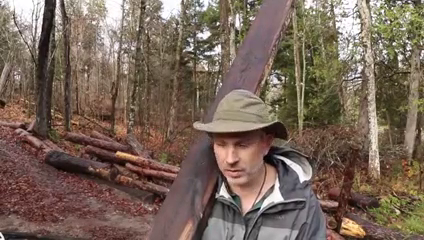
#> input picture frame 30 of Dataset/videojapan (copy)/videojapan.mp4, 424 x 240 px
$ python main.py   (older library calls are emulated)
#> lines starting #> are read from the running program, lines starting #| are printed output that depends on the picture; after the words box and inside, x2 and y2 are one past the last pixel; in counts of white or black regions, pixels touching at a corner belong together; long printed decimals are rounded
import cv2
import numpy as np
import matplotlib.pyplot as plt

### video implementation

R_t = 130 # Red component threshhold
S_t = 60 #saturation threshhold
L1_t = 200 #light grey lower threshhold
L2_t = 255 #light grey upper threshhold
D1_t = 178 #dark grey lower bound
D2_t = 200 #dark grey upper bound

def R_component(r): # Comparing the red component with the given threshold
    if(r > R_t):
        return 1
    else:
        return 0

def RGB_compare(b, g, r): # Comparing the red componenet values with green and blue
    if (r >= g > b):
        return 1
    else:
        return 0

def saturation(s, r):
    lim = ((255.0-r)*S_t/R_t)
    if(s >= lim):
        return 1
    else:
        return 0

def is_fire_pixel(b, r, g, s):  # Chromatic analysis
    if(R_component(r) and RGB_compare(b, g, r) and saturation(s, r)):
        return 1
    else:
        return 0

def is_grey(b, r, g):
    if(abs(b-r)<=30 and abs(r-g)<=30 and abs(g-b)<=30):
        return 1
    else:
        return 0

def grey_intensity(v):      # Checking for the intensity level for smoke detection
    if(L1_t <= v <= L2_t or D1_t <= v <= D2_t):
        return 1
    else:
        return 0

def is_smoke_pixel(b, r, g, v):     # Checking for smoke pixel
    if(is_grey(b, r, g) and grey_intensity(v)):
        return 1
    else:
        return 0


cap = cv2.VideoCapture('E:/General/Personal/Pro/DST 2017/Fire detection/dst/sdf/videos/videojapan.mp4')  # Reading the video file
_, frame = cap.read()
#> frame is the input picture: shape (240, 424, 3); mean B, G, R 88.2, 101.3, 119.8
one = np.zeros((frame.shape[0], frame.shape[1], frame.shape[2]))        # First frame
one_cnt = 0
two = np.ones((frame.shape[0], frame.shape[1], frame.shape[2]))         # Second frame
two_cnt = 0
x=-1 #x axis
while(1):
    #take each frame in RBG format
    _, frame = cap.read()
    if _==False:    # If Frame is not read properly , them breaks
        break
    x+=1
    #print(_)
    #convert BGR to HSV
    img_hsv = cv2.cvtColor(frame, cv2.COLOR_BGR2HSV)
#> img_hsv: shape (240, 424, 3); mean H, S, V 32.8, 77.5, 120.2

    img_fp = np.zeros((frame.shape[0], frame.shape[1]),dtype=np.uint8) #final fire pixel array
    img_sp = np.zeros((frame.shape[0], frame.shape[1]),dtype=np.uint8) #final smoke pixel array
    fire_pixel = np.zeros((frame.shape[0], frame.shape[1], frame.shape[2]))     # To keep track of Fire pixels
    smoke_pixel = np.zeros((frame.shape[0], frame.shape[1], frame.shape[2]))    # To keep track of Smoke pixels

    tre_cnt = 0

    for i in range(frame.shape[0]): #row iterate
        for j in range(frame.shape[1]): #col iterate
            bgr = frame[i][j].astype(np.float)
            hsv = img_hsv[i][j].astype(np.float)
            blue = bgr[0]
            green = bgr[1]
            red = bgr[2]
            satur = hsv[1]
            intens = hsv[2]
            #fire pixel detection
            if(is_fire_pixel(blue, red, green, satur)):
                img_fp[i][j] = 1    # Changing in Grayscale image
                fire_pixel[i][j] = bgr  # Storing the fire pixels
                tre_cnt += 1        # Count of Fire pixels


            #smoke pixel detection
            if(is_smoke_pixel(blue, red, green, intens)):
                img_sp[i][j] = 1
                smoke_pixel[i][j] = bgr
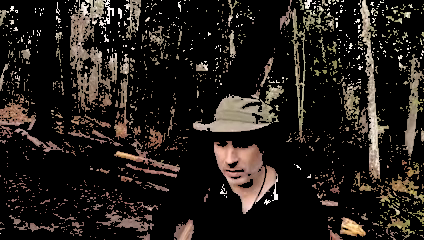
#> fire_pixel: shape (240, 424, 3) float64; mean B, G, R 26.5, 30.5, 35.6
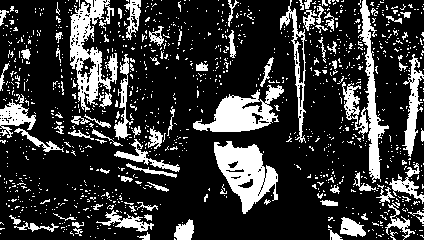
#> img_fp: shape (240, 424); values 0 (black) and 1 (white), 21.4% white; 1149 white regions (1063 under 20 px), largest, box (x1, y1, x2, y2) and area: (214, 141, 278, 214) 2388, (70, 0, 118, 112) 2315, (342, 0, 389, 183) 2054
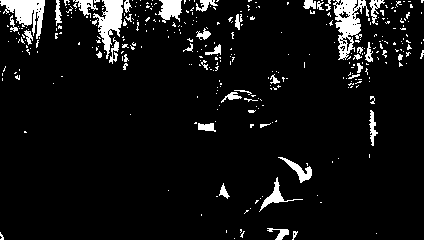
#> img_sp: shape (240, 424); values 0 (black) and 1 (white), 7% white; 348 white regions (304 under 20 px), largest, box (x1, y1, x2, y2) and area: (333, 0, 369, 60) 1002, (0, 0, 45, 39) 858, (93, 0, 123, 59) 813
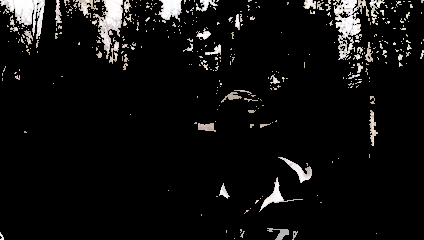
#> smoke_pixel: shape (240, 424, 3) float64; mean B, G, R 14.6, 14.9, 15.4

    tre = fire_pixel
    tre_cnt = tre_cnt
    plt.scatter(x,tre_cnt,alpha=0.5,color='blue')   # Scattering the fire pixel popints
    FD_t1 = np.absolute(np.subtract(tre, two))  # Calculate the Fire disorder between 2-3
    #print(tre)
    FD_t = np.absolute(np.subtract(two, one))   # Calculate the Fire disorder between 1-2
#> two: shape (240, 424, 3) float64; every value is 1
    FD = np.divide(np.absolute(FD_t1-FD_t), FD_t, out=np.zeros_like(np.abs(FD_t1-FD_t)), where=FD_t!=0)     # Checking with Fire disorder threshold value
    print(np.amax(FD))      # Printing maximum fire disorder value
#| 253.0
    per = float((FD>64.0).sum())/FD.size
    #num = max(one_cnt, two_cnt, tre_cnt)
    #mean_val = np.divide(FD.sum(), num)
    print("FD>64.0sum : ", (FD>64.0).sum())
#| FD>64.0sum :  65101
    print("FD size   : ", FD.size)
#| FD size   :  305280
    print("percentage: ", per)
#| percentage:  0.2133
    if(per >= 0.00001):         # Check with threshold value
        print("Real flame")
    else:
        print("Fake flame")

    one = two
    two = tre
    '''
    cv2.imshow('frame', frame)      # Display video file
    cv2.imshow('img_fp', img_fp)    # Display Fire pixels
    cv2.imshow('img_sp', img_sp)    # Display smoke pixels
    '''
    k = cv2.waitKey(5) & 0xFF
#> (key Esc is pressed here)
    if k == 27:
        break

plt.xlabel('Frame')     # Set xlabel for graph
plt.ylabel('No of fire pixels') # Set ylabel for graph
plt.show()  # Print graph
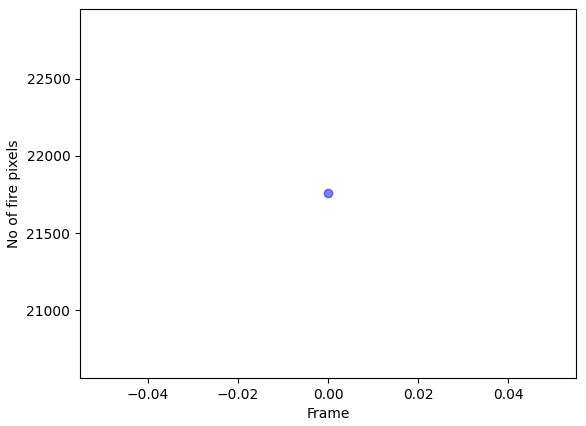
#> figure drawn by matplotlib, 1 panel
cap.release()
cv2.destroyAllWindows()

$ run again, starting later in the video
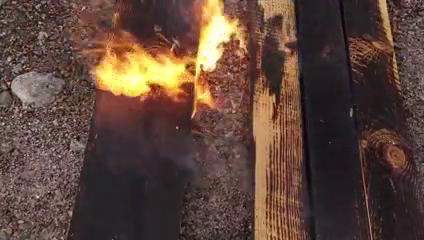
#> input picture frame 136 of Dataset/videojapan (copy)/videojapan.mp4, 424 x 240 px
#> frame is the input picture: shape (240, 424, 3); mean B, G, R 58.9, 68.7, 92.8
#> img_hsv: shape (240, 424, 3); mean H, S, V 66, 84.4, 91.8
#> after the loop `for i in range(frame.shape[0]):`:
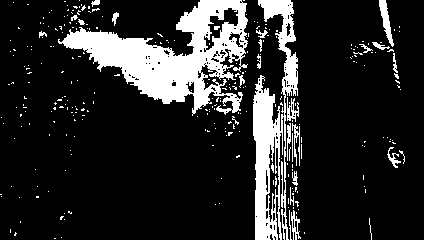
#> img_fp: shape (240, 424); values 0 (black) and 1 (white), 15.9% white; 289 white regions (261 under 20 px), largest, box (x1, y1, x2, y2) and area: (58, 0, 248, 116) 8917, (253, 0, 298, 240) 4877, (379, 0, 394, 47) 286
#> two: shape (240, 424, 3) float64; every value is 1
#| 253.0
#| FD>64.0sum :  44842
#| FD size   :  305280
#| percentage:  0.1469
#> `plt.show()`:
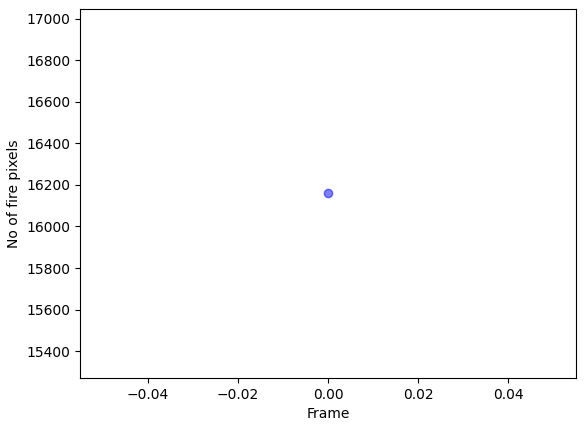
#> figure drawn by matplotlib, 1 panel

$ run again, starting later in the video
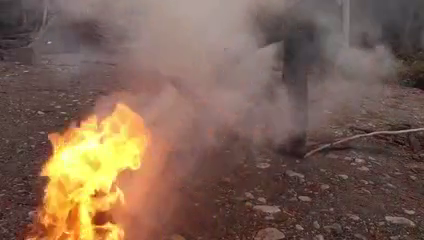
#> input picture frame 242 of Dataset/videojapan (copy)/videojapan.mp4, 424 x 240 px
#> frame is the input picture: shape (240, 424, 3); mean B, G, R 82.8, 97.9, 124.4
#> img_hsv: shape (240, 424, 3); mean H, S, V 34.7, 78.6, 125.3
#> after the loop `for i in range(frame.shape[0]):`:
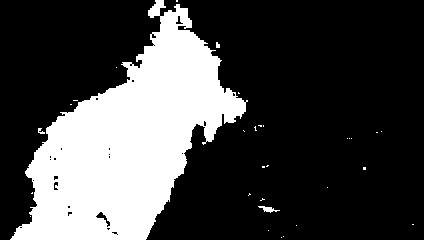
#> img_fp: shape (240, 424); values 0 (black) and 1 (white), 27% white; 31 white regions (27 under 20 px), largest, box (x1, y1, x2, y2) and area: (10, 0, 248, 240) 27285, (258, 206, 280, 213) 68, (38, 128, 45, 134) 24, (216, 42, 220, 48) 20
#> two: shape (240, 424, 3) float64; every value is 1
#| 253.0
#| FD>64.0sum :  78625
#| FD size   :  305280
#| percentage:  0.2576
#> `plt.show()`:
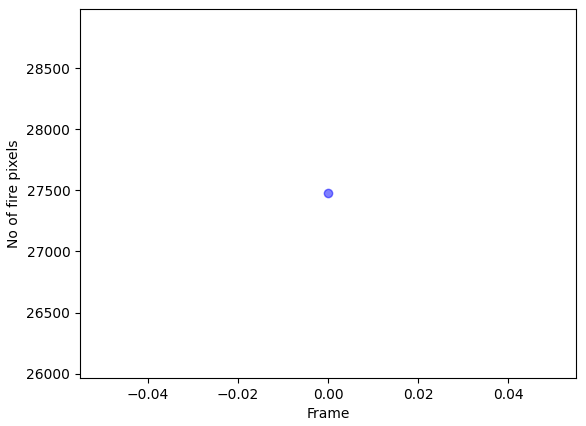
#> figure drawn by matplotlib, 1 panel
